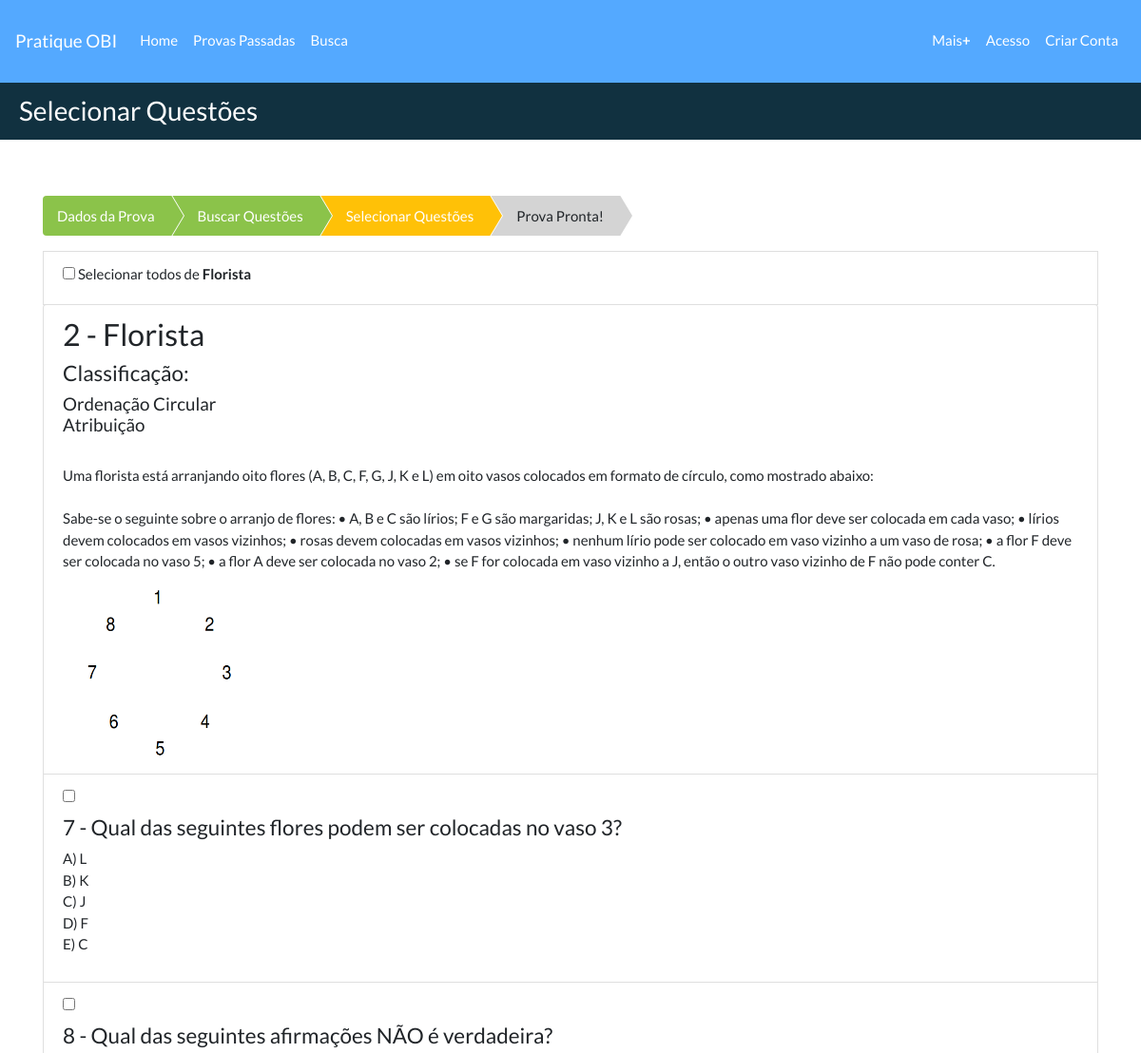
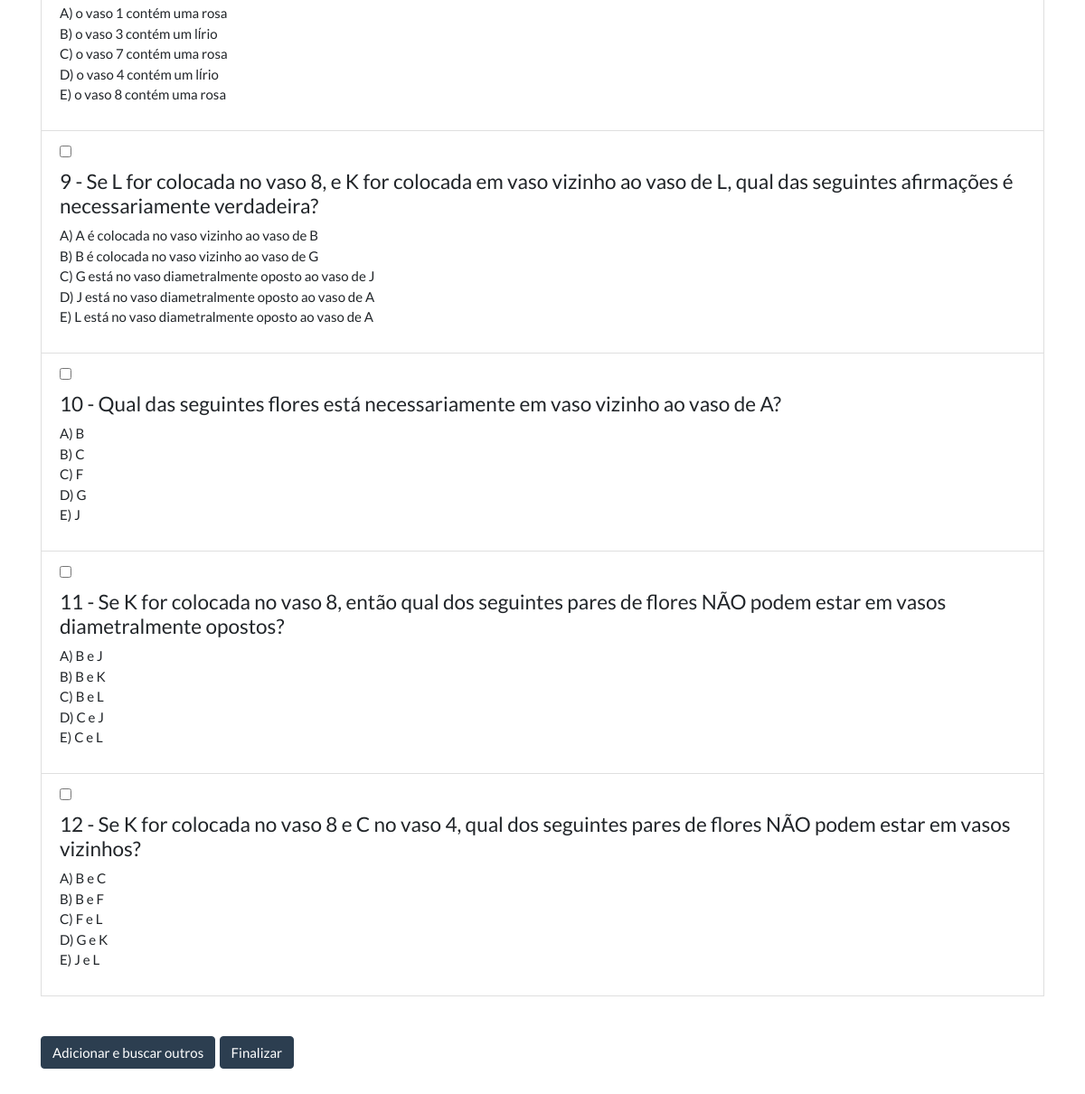
/usuario/minhaprova/editar/2/adquestoes/1/, run on the app's committed database (2 pictures, top to bottom).
### provasobi/models.py (models this page shows, shortened)
class Problema(models.Model):
    codproblema = models.AutoField(db_column='codProblema', primary_key=True)
    numeroproblema = models.PositiveIntegerField(db_column='numeroProblema',
                                                 validators=[MinValueValidator(1)])
    tituloproblema = models.TextField(db_column='tituloProblema', blank=True, null=True)
    enunciadoproblema = models.TextField(db_column='enunciadoProblema', blank=True, null=True)
    regrasproblema = models.TextField(db_column='regrasProblema', blank=True, null=True)
    imgproblema = models.TextField(db_column='imgProblema', blank=True, null=True, default='')
    codprova = models.ForeignKey('Prova', models.CASCADE, db_column='codProva', blank=True, null=True)
    classificacao = models.ManyToManyField('Classificacao', blank=True)
    def recorte(self, filename):
        return 'problema/' + str(self.codprova.codprova) + '.' + filename.split('.')[-1]
    image = models.ImageField('Recorte', upload_to=recorte, blank=True, null=True)
    class Meta:
        managed = True
        db_table = 'problema'
        unique_together = ['codprova', 'tituloproblema']

class Classificacao(models.Model):
    codclassificacao = models.AutoField(db_column='codClassificacao', primary_key=True)
    tituloclassificacao = models.TextField(db_column='tituloClassificacao', blank=True, null=True)
    class Meta:
        managed = True
        db_table = 'classificacao'
        verbose_name_plural = 'Classificações'
        verbose_name = 'Classificação'

class Questao(models.Model):
    codquestao = models.AutoField(db_column='codQuestao', primary_key=True)  # Field name made lowercase.
    numeroquestao = models.PositiveIntegerField(db_column='numeroQuestao',
                                                validators=[MinValueValidator(1)])  # Field name made lowercase.
    enunciadoquestao = models.TextField(db_column='enunciadoQuestao', blank=True,
                                        null=True)  # Field name made lowercase.
    alternativas = models.TextField('Alternativas', null=True, blank=True)
    gabaritoquestao = models.CharField(db_column='gabaritoQuestao', max_length=10, blank=True, null=True)
    imgquestao = models.CharField(db_column='imgQuestao', max_length=300, blank=True, null=True, default='')
    codproblema = models.ForeignKey(Problema, models.CASCADE, db_column='codProblema', blank=True, null=True,
                                    related_name="cod_problemas_questao")
    explicativo = models.TextField('Explicação', null=True, blank=True)
    explicativo_imagem = models.ImageField('Imagem Explicativa ', null=True, blank=True)
    def recorte(self, filename):
        return 'questao/' + str(self.codproblema.codproblema) + '.' + filename.split('.')[-1]
    image = models.ImageField('Recorte', upload_to=recorte, null=True, blank=True)
    class Meta:
        managed = True
        db_table = 'questao'
        verbose_name_plural = 'Questões'
        verbose_name = 'Questão'
        unique_together = ['codproblema', 'numeroquestao']
    def get_alternativas(self):
        data = []
        letras = ['A', 'B', 'C', 'D', 'E']
        i = 0
        alternativas = self.alternativas.split('|')
        for alternativa in alternativas:
            data.append({'letraalternativa': letras[i], 'textoalternativa': alternativas[i]})
            i += 1
        return data

### usuarios/views.py (the view)
# urls.py: path('minhaprova/editar/<int:codproblema>/adquestoes/<int:pk>/', questoes_add, name='questoes_add'),
def questoes_add(request, codproblema, pk):
    problema = Problema.objects.get(codproblema=codproblema)
    questoes = Questao.objects.filter(codproblema=codproblema).order_by('numeroquestao')  # .filter(codproblema__in=id_questoes)
    return render(request, 'novasprovas/addquestoes_select.html',
                  {'problema': problema, 'questoes': questoes, 'pk': pk})

### templates/novasprovas/addquestoes_select.html (shortened to what this page needs)
{% extends './addquestoes_resultado.html' %}
{% load static %}
{% block titulo %}
    Selecionar Questões
{% endblock %}
{% block container %}
    <link href="{% static 'css/breadcrumb.css' %}" rel="stylesheet">
    <br class="list-group">
    <ul class="breadcrumb">
        <li class="completed"><a href="{% url 'usuarios_obi:provaperson' %}">Dados da Prova</a></li>
        <li class="completed"><a href="{% url 'usuarios_obi:questoes_busca' pk %}">Buscar Questões</a></li>
        <li class="active"><a href="">Selecionar Questões</a></li>
        <li><a>Prova Pronta!</a></li>
    </ul>
    <form action="{% url 'usuarios_obi:questoes_busca' pk %}" method="POST" class="post-form">{% csrf_token %}
        <a class="list-group-item">
            <div class="checkbox pull-left">
                <label><input type="checkbox" onclick="toggle(this, {{forloop.counter}})"> Selecionar todos de <b>{{problema.tituloproblema}}</b></label>
            </div>
        <div class="pull-left form-control-inline">
        <h3 class="list-group-item-heading">{{ problema.numeroproblema }} - {{ problema.tituloproblema }}</h3>
                    <h4>Classificação:</h4>
                    <h5>{% for f in problema.classificacao.all %}
                        {{ f.tituloclassificacao }}<br>
                    {% endfor %}</h5>
                    <br/>{{ problema.enunciadoproblema }}</br>
                    {% if problema.regrasproblema %}
                        <br>{{ problema.regrasproblema }}<br>
                    {% endif %}
                    {% if problema.imgproblema %}
                        {% load static %}
                        <img src={% static problema.imgproblema %} width="200" height="200" alt="My image">
                    {% endif %}
            {% for q in questoes %}
                <a class="list-group-item">
                    <div class="checkbox pull-left">
                        <label>
                            <input type="checkbox" name="checks" value="{{ q.codquestao }}"
                                   id="{{ q.codproblema.codproblema }}">
                        </label>
                    </div>
                    <div class="pull-left form-control-inline">
                        <h4 class="list-group-item-heading">{{ q.numeroquestao }}
                            - {{ q.enunciadoquestao }}</h4>
                        <p class="list-group-item-text">
                            {% if q.imgquestao %}
                                {% load static %}
                            {% endif %}
                            {% for a in q.get_alternativas %}
                                {{ a.letraalternativa }}) {{ a.textoalternativa }} </br>
                            {% endfor %}
                        </p>
                    </div>
                </a>
            {% endfor %}
            <br class="pull-left form-control-inline"></br>
        </div>
        </a>
        <div class="pull-left form-control-inline">
            <h4 class="list-group-item-heading">
                <button type="submit" class="btn btn-primary">Adicionar e buscar outros</button>
                 <button type="submit" name="finalizar" value="True" class="btn btn-primary">Finalizar</button>
            </h4>
        </div>
    </form>
{% endblock %}

### static/css/breadcrumb.css (style rules this page uses)
.breadcrumb li a { color: #0C355E; text-decoration: none; background-color: rgb(212, 212, 212); -webkit-text-decoration-skip: objects; }
.breadcrumb { padding: 0px; background: transparent; list-style: none; overflow: hidden; margin-top: 20px; }
.breadcrumb>li+li:before { padding: 0; }
.breadcrumb li { float: left; }
.breadcrumb li:last-child a::before { content: none; }
.breadcrumb li.active a { background: brown; background: #ffc107 ; }
.breadcrumb li.completed a { background: brown; background: #8bc34a; }
.breadcrumb li.active a:after { border-left: 30px solid #ffc107 ; }
.breadcrumb li.completed a:after { border-left: 30px solid #8bc34a; }
.breadcrumb li a { color: white; text-decoration: none; padding: 10px 0 10px 45px; position: relative; display: block; float: left; }
.breadcrumb li a:after { content: " "; display: block; width: 0; height: 0; border-top: 50px solid transparent; border-bottom: 50px solid transparent; border-left: 30px solid hsla(0, 0%, 83%, 1); position: absolute; top: 50%; margin-top: -50px; left: 100%; z-index: 2; }
.breadcrumb li a:before { content: " "; display: block; width: 0; height: 0; border-top: 50px solid transparent; border-bottom: 50px solid transparent; border-left: 30px solid white; position: absolute; top: 50%; margin-top: -50px; margin-left: 1px; left: 100%; z-index: 1; }
.breadcrumb li:first-child a { padding-left: 15px; }

### data on the page
Problema: tituloproblema "Florista", numeroproblema "2", enunciadoproblema "Uma florista está arranjando oito flores (A, B, C, F, G, J, K e L) em oito vasos colocados em formato de círculo, como mostrado abaixo:", regrasproblema "Sabe-se o seguinte sobre o arranjo de flores: • A, B e C são lírios; F e G são margaridas; J, K e L são rosas; • apenas uma flor deve ser colocada em cada vaso; • lírios devem colocados em vasos vizinhos; • rosas devem colocadas em vasos vizinhos; • nenhum lírio pode ser colocado em vaso vizinho a um vaso de rosa; • a flor F deve ser colocada no vaso 5; • a flor A deve ser colocada no vaso 2; • se F for colocada em vaso vizinho a J, então o outro vaso vizinho de F não pode conter C.", imgProblema (picture)
Classificacao: tituloclassificacao "Ordenação Circular"
Classificacao: tituloclassificacao "Atribuição"
Questao: numeroquestao "7", enunciadoquestao "Qual das seguintes flores podem ser colocadas no vaso 3?", letraalternativa "A" "B" "C" "D" "E", textoalternativa "L" "K" "J" "F" "C"
Questao: numeroquestao "8", enunciadoquestao "Qual das seguintes afirmações NÃO é verdadeira?", letraalternativa "A" "B" "C" "D" "E", textoalternativa "o vaso 1 contém uma rosa" "o vaso 3 contém um lı́rio" "o vaso 7 contém uma rosa" "o vaso 4 contém um lı́rio" "o vaso 8 contém uma rosa"
Questao: numeroquestao "9", enunciadoquestao "Se L for colocada no vaso 8, e K for colocada em vaso vizinho ao vaso de L, qual das seguintes afirmações é necessariamente verdadeira?", letraalternativa "A" "B" "C" "D" "E", textoalternativa "A é colocada no vaso vizinho ao vaso de B" "B é colocada no vaso vizinho ao vaso de G" "G está no vaso diametralmente oposto ao vaso de J" "J está no vaso diametralmente oposto ao vaso de A" "L está no vaso diametralmente oposto ao vaso de A"
Questao: numeroquestao "10", enunciadoquestao "Qual das seguintes flores está necessariamente em vaso vizinho ao vaso de A?", letraalternativa "A" "B" "C" "D" "E", textoalternativa "B" "C" "F" "G" "J"
Questao: numeroquestao "11", enunciadoquestao "Se K for colocada no vaso 8, então qual dos seguintes pares de flores NÃO podem estar em vasos diametralmente opostos?", letraalternativa "A" "B" "C" "D" "E", textoalternativa "B e J" "B e K" "B e L" "C e J" "C e L"
Questao: numeroquestao "12", enunciadoquestao "Se K for colocada no vaso 8 e C no vaso 4, qual dos seguintes pares de flores NÃO podem estar em vasos vizinhos?", letraalternativa "A" "B" "C" "D" "E", textoalternativa "B e C" "B e F" "F e L" "G e K" "J e L"
